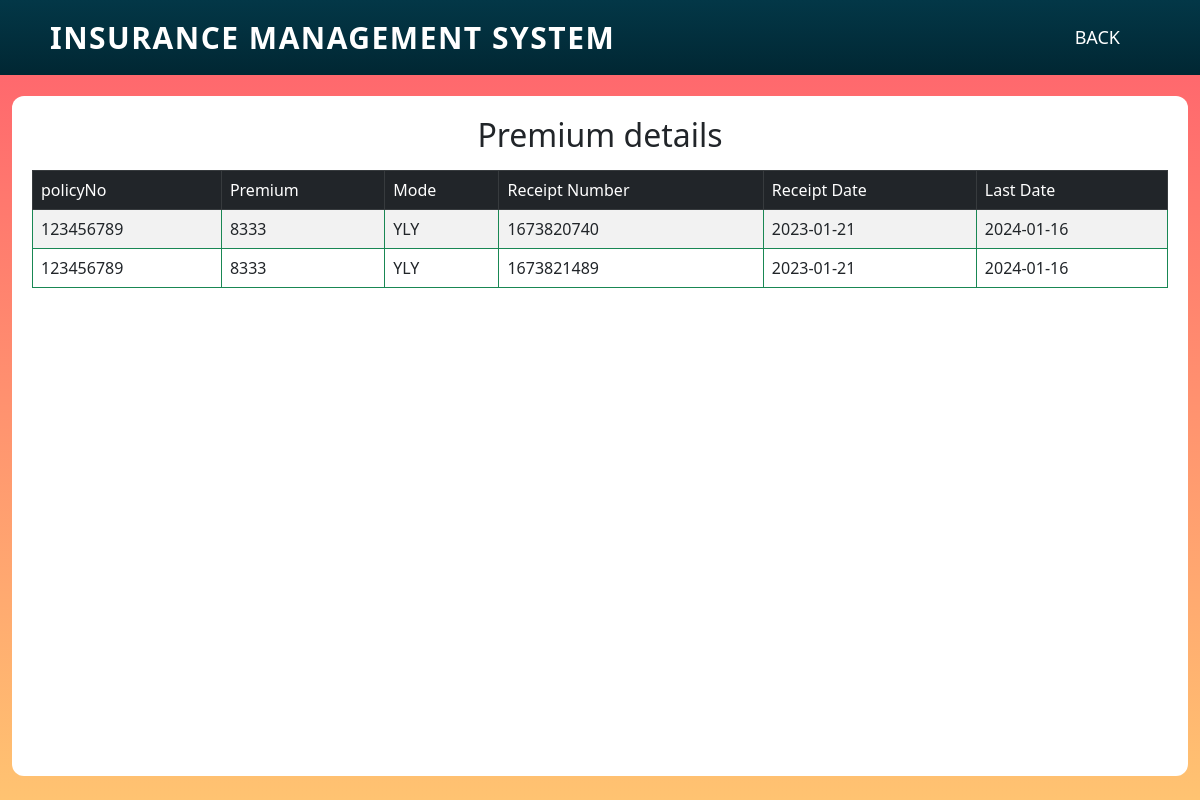
Page /premium/modified.php?polno=123456789 (signed in) on the committed database.
### tables this page shows
CREATE TABLE `premium` (
  `policyNo` int(15) NOT NULL,
  `Premium` int(10) NOT NULL,
  `Mode` varchar(3) NOT NULL,
  `Last_date` date NOT NULL,
  `ReceiptNo` int(20) NOT NULL,
  `ReceiptDate` date NOT NULL
);

### premium/modified.php (the view, shortened to what this page needs)
<?php
require "../connection.php";
if(isset($_GET['polno'])){
	$pol=$_GET['polno'];
	$sql = "select * from premium where policyNo=$pol";
	$result = mysqli_query($conn,$sql);
}
?>
<html>
	<head>
			<link rel="stylesheet" href="../css/bootstrap.css">
		<link rel="stylesheet" href="../style/login.css">
	</head>
    <body>
	<nav>
<div class="logo">
			<p>Insurance Management System</p>
		</div>
		<ul>
			<li><a href="../policy/modified.php">Back</a></li>
		</ul>
	</nav>
	<div class="container-fluid" style="padding-top: 12vh;">
	<div class="login" style="width:100%; height:85%; overflow-y: scroll;">
	<h2 class="text-center mb-3">Premium details</h2>
        <table class="table table-bordered border-success table-striped table-hover align-middle">
			<thead class="table-dark align-middle">
				<tr>
					<td>policyNo</td>
					<td>Premium</td>
					<td>Mode</td>
					<td>Receipt Number</td>
					<td>Receipt Date</td>
					<td>Last Date</td>
				</tr>
			</thead>
			<tbody>
				<?php
	while($row = mysqli_fetch_object($result)){
		if($row->ReceiptNo == 0){
			continue;
		}
		?>
			<tr>
				<td>
					<?php echo $row->policyNo;?>
				</td>
				<td>
					<?php echo $row->Premium;?>
				</td>
				<td>
					<?php echo $row->Mode;?>
				</td>
				<td>
					<?php echo $row->ReceiptNo;?>
				</td>
				<td>
					<?php echo $row->ReceiptDate;?>
				</td>
				<td>
					<?php echo $row->Last_date;?>
				</td>
			</tr>
		<?php }?>
	</tbody>
        </table>
	</div>
	</div>
    </body>
</html>

### style/login.css (style rules this page uses)
* { margin: 0; padding: 0; box-sizing: border-box; }
nav { width: 100%; height: 75px; line-height: 75px; position: absolute; padding: 0 50px; background-image: linear-gradient(#033747,#012733); }
nav .logo p { font-size: 30px; font-weight: bold; float: left; color: white; text-transform: uppercase; letter-spacing: 1.5px; cursor: pointer; }
nav ul { float: right; }
nav li { display: inline-block; list-style: none; }
nav li a { font-size: 18px; text-transform: uppercase; padding: 0 30px; color: white; text-decoration: none; }
body { height: 100vh; background: -webkit-linear-gradient(#ff5f6d,#ffc371); }
.login { width: 360px; height: min-content; padding: 20px; border-radius: 12px; background: #fff; }

### rows in the picture
premium: policyNo "123456789", Premium "8333", Mode "YLY", ReceiptNo "1673820740", ReceiptDate "2023-01-21", Last_date "2024-01-16"
premium: policyNo "123456789", Premium "8333", Mode "YLY", ReceiptNo "1673821489", ReceiptDate "2023-01-21", Last_date "2024-01-16"
